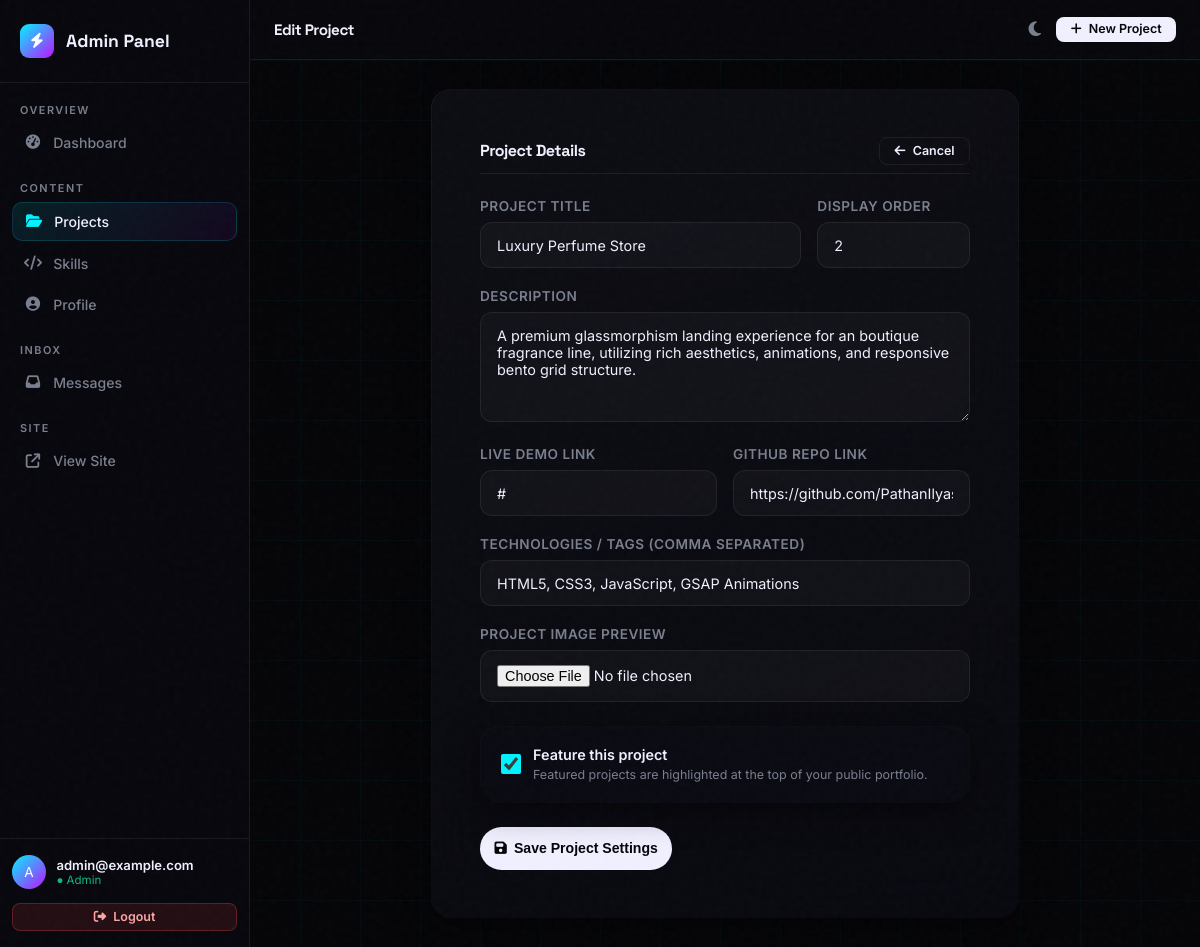
The page /dashboard/edit/3/ (signed in) on the database its author committed.
### home/models.py (models this page shows, shortened)
class CustomUser(AbstractUser):
    username = None
    email = models.EmailField(_('email address'), unique=True)
    USERNAME_FIELD = 'email'
    REQUIRED_FIELDS = []
    objects = CustomUserManager()

class Project(models.Model):
    title = models.CharField(max_length=100)
    description = models.TextField()
    link = models.URLField(blank=True)
    image = models.ImageField(upload_to='projects/', blank=True, null=True)
    created_at = models.DateTimeField(auto_now_add=True, null=True)
    featured = models.BooleanField(default=False)
    github_link = models.URLField(blank=True)
    order = models.PositiveIntegerField(default=0)
    tags = models.CharField(blank=True, max_length=200, help_text='Comma-separated tags e.g. Django,Python,API')
    class Meta:
        ordering = ['order', '-created_at']

### home/views.py (the view)
# urls.py: path("dashboard/edit/<int:pk>/", views.project_edit, name="project_edit"),
@login_required(login_url='login')
def project_edit(request, pk):
    if not request.user.is_staff: return redirect('index')
    project = get_object_or_404(Project, pk=pk)
    if request.method == 'POST':
        form = ProjectForm(request.POST, request.FILES, instance=project)
        if form.is_valid():
            form.save()
            messages.success(request, "Project updated successfully.")
            return redirect('dashboard')
    else:
        form = ProjectForm(instance=project)
    context = get_dashboard_context({
        'form': form,
        'action': 'Edit'
    })
    return render(request, 'home/project_form.html', context)

### home/forms.py
class ProjectForm(forms.ModelForm):
    class Meta:
        model = Project
        fields = ['title', 'description', 'link', 'image', 'github_link', 'featured', 'order', 'tags']
        widgets = {
            'title': forms.TextInput(attrs={'class': 'advance-input', 'placeholder': 'Project Title'}),
            'description': forms.Textarea(attrs={'class': 'advance-input', 'rows': 4, 'placeholder': 'Project Description'}),
            'link': forms.URLInput(attrs={'class': 'advance-input', 'placeholder': 'https://example.com'}),
            'image': forms.ClearableFileInput(attrs={'class': 'advance-input'}),
            'github_link': forms.URLInput(attrs={'class': 'advance-input', 'placeholder': 'https://github.com/Username/repo'}),
            'featured': forms.CheckboxInput(attrs={'style': 'width: 20px; height: 20px; cursor: pointer; accent-color: var(--accent-cyan);'}),
            'order': forms.NumberInput(attrs={'class': 'advance-input', 'placeholder': '0'}),
            'tags': forms.TextInput(attrs={'class': 'advance-input', 'placeholder': 'Django, Python, Rest API'}),
        }

### home/views.py (called while the page is built)
def get_dashboard_context(extra_context=None):
    context = {
        'new_messages': ContactMessage.objects.filter(status='new').count()
    }
    if extra_context:
        context.update(extra_context)
    return context

### home/templates/home/project_form.html (shortened to what this page needs)
{% extends 'home/dashboard_base.html' %}
{% load static %}
{% block nav_projects %}active{% endblock %}
{% block page_title %}{{ action }} Project{% endblock %}
{% block dash_content %}
<div class="row justify-content-center">
  <div class="col-xl-8 col-lg-10">
    <div class="glow-card">
      <div class="card-content" style="padding: clamp(1.5rem, 4vw, 3rem);">
        <div class="d-flex justify-content-between align-items-center mb-4 pb-2" style="border-bottom: 1px solid var(--card-border);">
          <h4 style="margin:0; font-weight: 700;">Project Details</h4>
          <a href="{% url 'dashboard' %}" class="advance-btn advance-btn-outline btn-sm">
            <i class="fa-solid fa-arrow-left"></i> Cancel
          </a>
        </div>
        <form method="POST" enctype="multipart/form-data">
          <div class="row g-3">
            <div class="col-md-8">
              <div style="margin-bottom: 1.25rem;">
                <label style="display: block; margin-bottom: 0.5rem; color: var(--text-muted); font-size: 0.85rem; font-weight: 600; text-transform: uppercase; letter-spacing: 0.5px;">Project Title</label>
                {{ form.title }}
              </div>
            </div>
            <div class="col-md-4">
              <div style="margin-bottom: 1.25rem;">
                <label style="display: block; margin-bottom: 0.5rem; color: var(--text-muted); font-size: 0.85rem; font-weight: 600; text-transform: uppercase; letter-spacing: 0.5px;">Display Order</label>
                {{ form.order }}
              </div>
            </div>
          </div>
          <div style="margin-bottom: 1.25rem;">
            <label style="display: block; margin-bottom: 0.5rem; color: var(--text-muted); font-size: 0.85rem; font-weight: 600; text-transform: uppercase; letter-spacing: 0.5px;">Description</label>
            {{ form.description }}
          </div>
          <div class="row g-3">
            <div class="col-md-6">
              <div style="margin-bottom: 1.25rem;">
                <label style="display: block; margin-bottom: 0.5rem; color: var(--text-muted); font-size: 0.85rem; font-weight: 600; text-transform: uppercase; letter-spacing: 0.5px;">Live Demo Link</label>
                {{ form.link }}
              </div>
            </div>
            <div class="col-md-6">
              <div style="margin-bottom: 1.25rem;">
                <label style="display: block; margin-bottom: 0.5rem; color: var(--text-muted); font-size: 0.85rem; font-weight: 600; text-transform: uppercase; letter-spacing: 0.5px;">GitHub Repo Link</label>
                {{ form.github_link }}
              </div>
            </div>
          </div>
          <div style="margin-bottom: 1.25rem;">
            <label style="display: block; margin-bottom: 0.5rem; color: var(--text-muted); font-size: 0.85rem; font-weight: 600; text-transform: uppercase; letter-spacing: 0.5px;">Technologies / Tags (comma separated)</label>
            {{ form.tags }}
          </div>
          <div style="margin-bottom: 1.5rem;">
            <label style="display: block; margin-bottom: 0.5rem; color: var(--text-muted); font-size: 0.85rem; font-weight: 600; text-transform: uppercase; letter-spacing: 0.5px;">Project Image Preview</label>
            {{ form.image }}
          </div>
          <div class="glow-card mb-4" style="background: rgba(255,255,255,0.01); border-color: var(--card-border);">
            <div class="card-content" style="padding: 1.25rem; display: flex; align-items: center; gap: 0.75rem;">
              {{ form.featured }}
              <div>
                <label for="id_featured" style="font-weight: 600; color: var(--text-main); font-size: 0.9rem; cursor: pointer; display: block; margin: 0;">Feature this project</label>
                <span style="font-size: 0.78rem; color: var(--text-muted);">Featured projects are highlighted at the top of your public portfolio.</span>
              </div>
            </div>
          </div>
          <button type="submit" class="advance-btn w-100" style="padding: 0.9rem;">
            <i class="fa-solid fa-save"></i> Save Project Settings
          </button>
        </form>
      </div>
    </div>
  </div>
</div>
{% endblock %}

### home/templates/home/dashboard_base.html (shortened to what this page needs)
{% load static %}
<!DOCTYPE html>
<html lang="en">
<head>
  <link href="https://cdn.jsdelivr.net/npm/bootstrap@5.3.3/dist/css/bootstrap-grid.min.css" rel="stylesheet">
  <link rel="stylesheet" href="https://cdnjs.cloudflare.com/ajax/libs/font-awesome/6.5.0/css/all.min.css">
  <link rel="stylesheet" href="{% static 'css/style.css' %}">
</head>
<body style="cursor: auto !important;">
  <div class="dash-layout">
    <aside class="dash-sidebar" id="dashSidebar">
      <div class="dash-sidebar-logo">
        <div style="width:34px;height:34px;border-radius:9px;background:linear-gradient(135deg,var(--accent-cyan),var(--accent-purple));display:flex;align-items:center;justify-content:center;font-size:0.95rem;color:#fff;flex-shrink:0;">
          <i class="fa-solid fa-bolt"></i>
        </div>
        <span>Admin Panel</span>
      </div>
      <nav class="dash-nav">
        <div class="dash-nav-section">Overview</div>
        <a href="{% url 'dashboard' %}" class="dash-nav-link {% block nav_dashboard %}{% endblock %}">
          <i class="fa-solid fa-gauge-high"></i> Dashboard
        </a>
        <div class="dash-nav-section">Content</div>
        <a href="{% url 'dashboard' %}" class="dash-nav-link {% block nav_projects %}{% endblock %}">
          <i class="fa-solid fa-folder-open"></i> Projects
        </a>
        <a href="{% url 'skill_list' %}" class="dash-nav-link {% block nav_skills %}{% endblock %}">
          <i class="fa-solid fa-code"></i> Skills
        </a>
        <a href="{% url 'profile_edit' %}" class="dash-nav-link {% block nav_profile %}{% endblock %}">
          <i class="fa-solid fa-user-circle"></i> Profile
        </a>
        <div class="dash-nav-section">Inbox</div>
        <a href="{% url 'message_list' %}" class="dash-nav-link {% block nav_messages %}{% endblock %}">
          <i class="fa-solid fa-inbox"></i> Messages
        </a>
        <div class="dash-nav-section">Site</div>
        <a href="{% url 'index' %}" class="dash-nav-link" target="_blank">
          <i class="fa-solid fa-arrow-up-right-from-square"></i> View Site
        </a>
      </nav>
      <div class="dash-sidebar-footer">
        <div style="display:flex;align-items:center;gap:0.65rem;margin-bottom:0.85rem;min-width:0;">
          <div style="width:34px;height:34px;border-radius:50%;background:linear-gradient(135deg,var(--accent-cyan),var(--accent-purple));display:flex;align-items:center;justify-content:center;font-size:0.85rem;color:#fff;flex-shrink:0;">
            {{ user.email|first|upper }}
          </div>
          <div style="overflow:hidden;min-width:0;">
            <div style="font-size:0.82rem;font-weight:600;white-space:nowrap;overflow:hidden;text-overflow:ellipsis;">{{ user.email }}</div>
            <div style="font-size:0.72rem;color:var(--accent-green);">● Admin</div>
          </div>
        </div>
        <a href="{% url 'logout' %}" class="advance-btn btn-sm btn-danger" style="width:100%;justify-content:center;">
          <i class="fa-solid fa-right-from-bracket"></i> Logout
        </a>
      </div>
    </aside>
    <div class="dash-main">
      <header class="dash-topbar">
        <div style="display:flex;align-items:center;gap:0.75rem;min-width:0;">
          <h5 style="margin:0;font-size:0.95rem;white-space:nowrap;overflow:hidden;text-overflow:ellipsis;">
            {% block page_title %}Dashboard{% endblock %}
          </h5>
        </div>
        <div style="display:flex;align-items:center;gap:0.6rem;flex-shrink:0;">
          <button id="theme-toggle" style="background:none;border:none;color:var(--text-muted);cursor:pointer;font-size:1.05rem;padding:0.35rem;" title="Toggle theme">
            <i class="fa-solid fa-moon"></i>
          </button>
          <a href="{% url 'project_add' %}" class="advance-btn btn-sm">
            <i class="fa-solid fa-plus"></i> <span class="d-none d-sm-inline">New Project</span>
          </a>
        </div>
      </header>
      <div class="dash-content">
        {% block dash_content %}{% endblock %}
      </div>
    </div>
  </div>
</body>
</html>

### rows shown on the page
CustomUser: email|first "A", email "admin@example.com"
Project: title "Luxury Perfume Store", order "2", description "A premium glassmorphism landing experience for an boutique fragrance line, utilizing rich aesthetics, animations, and responsive bento grid structure.", link "#", github_link "https://github.com/PathanIlyas", tags "HTML5, CSS3, JavaScript, GSAP Animations", featured "☑"

### other values the page prints
{{ action }} "Edit"
